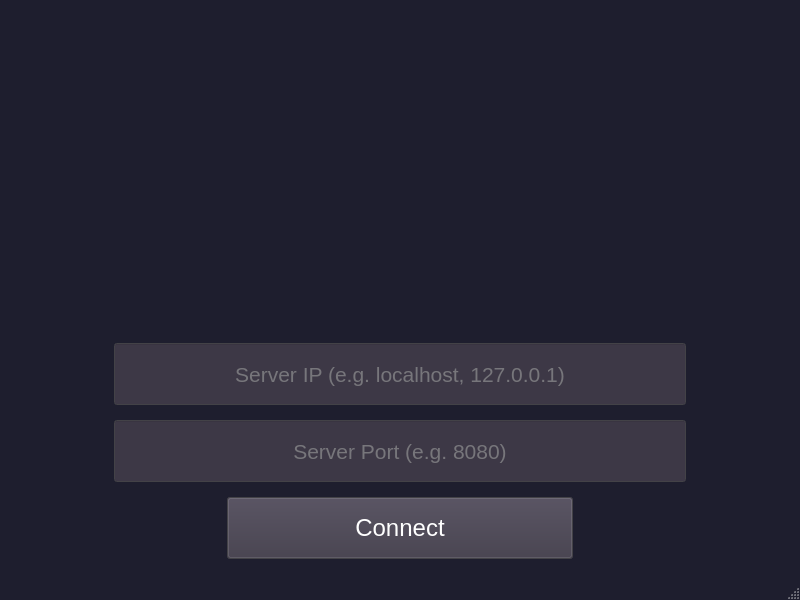
<?xml version="1.0" encoding="UTF-8"?>
<ui version="4.0">
 <class>PreLobbyMainWindow</class>
 <widget class="QMainWindow" name="PreLobbyMainWindow">
  <property name="geometry">
   <rect>
    <x>0</x>
    <y>0</y>
    <width>800</width>
    <height>600</height>
   </rect>
  </property>
  <property name="palette">
   <palette>
    <active>
     <colorrole role="WindowText">
      <brush brushstyle="SolidPattern">
       <color alpha="255">
        <red>255</red>
        <green>255</green>
        <blue>255</blue>
       </color>
      </brush>
     </colorrole>
     <colorrole role="Button">
      <brush brushstyle="SolidPattern">
       <color alpha="255">
        <red>30</red>
        <green>30</green>
        <blue>46</blue>
       </color>
      </brush>
     </colorrole>
     <colorrole role="Light">
      <brush brushstyle="SolidPattern">
       <color alpha="255">
        <red>45</red>
        <green>45</green>
        <blue>69</blue>
       </color>
      </brush>
     </colorrole>
     <colorrole role="Midlight">
      <brush brushstyle="SolidPattern">
       <color alpha="255">
        <red>37</red>
        <green>37</green>
        <blue>57</blue>
       </color>
      </brush>
     </colorrole>
     <colorrole role="Dark">
      <brush brushstyle="SolidPattern">
       <color alpha="255">
        <red>15</red>
        <green>15</green>
        <blue>23</blue>
       </color>
      </brush>
     </colorrole>
     <colorrole role="Mid">
      <brush brushstyle="SolidPattern">
       <color alpha="255">
        <red>20</red>
        <green>20</green>
        <blue>31</blue>
       </color>
      </brush>
     </colorrole>
     <colorrole role="Text">
      <brush brushstyle="SolidPattern">
       <color alpha="255">
        <red>255</red>
        <green>255</green>
        <blue>255</blue>
       </color>
      </brush>
     </colorrole>
     <colorrole role="BrightText">
      <brush brushstyle="SolidPattern">
       <color alpha="255">
        <red>255</red>
        <green>255</green>
        <blue>255</blue>
       </color>
      </brush>
     </colorrole>
     <colorrole role="ButtonText">
      <brush brushstyle="SolidPattern">
       <color alpha="255">
        <red>255</red>
        <green>255</green>
        <blue>255</blue>
       </color>
      </brush>
     </colorrole>
     <colorrole role="Base">
      <brush brushstyle="SolidPattern">
       <color alpha="255">
        <red>48</red>
        <green>47</green>
        <blue>65</blue>
       </color>
      </brush>
     </colorrole>
     <colorrole role="Window">
      <brush brushstyle="SolidPattern">
       <color alpha="255">
        <red>30</red>
        <green>30</green>
        <blue>46</blue>
       </color>
      </brush>
     </colorrole>
     <colorrole role="Shadow">
      <brush brushstyle="SolidPattern">
       <color alpha="255">
        <red>0</red>
        <green>0</green>
        <blue>0</blue>
       </color>
      </brush>
     </colorrole>
     <colorrole role="Highlight">
      <brush brushstyle="SolidPattern">
       <color alpha="255">
        <red>112</red>
        <green>101</green>
        <blue>174</blue>
       </color>
      </brush>
     </colorrole>
     <colorrole role="AlternateBase">
      <brush brushstyle="SolidPattern">
       <color alpha="255">
        <red>30</red>
        <green>30</green>
        <blue>46</blue>
       </color>
      </brush>
     </colorrole>
     <colorrole role="ToolTipBase">
      <brush brushstyle="SolidPattern">
       <color alpha="255">
        <red>0</red>
        <green>0</green>
        <blue>0</blue>
       </color>
      </brush>
     </colorrole>
     <colorrole role="ToolTipText">
      <brush brushstyle="SolidPattern">
       <color alpha="255">
        <red>0</red>
        <green>0</green>
        <blue>0</blue>
       </color>
      </brush>
     </colorrole>
     <colorrole role="PlaceholderText">
      <brush brushstyle="SolidPattern">
       <color alpha="127">
        <red>255</red>
        <green>255</green>
        <blue>255</blue>
       </color>
      </brush>
     </colorrole>
    </active>
    <inactive>
     <colorrole role="WindowText">
      <brush brushstyle="SolidPattern">
       <color alpha="255">
        <red>255</red>
        <green>255</green>
        <blue>255</blue>
       </color>
      </brush>
     </colorrole>
     <colorrole role="Button">
      <brush brushstyle="SolidPattern">
       <color alpha="255">
        <red>30</red>
        <green>30</green>
        <blue>46</blue>
       </color>
      </brush>
     </colorrole>
     <colorrole role="Light">
      <brush brushstyle="SolidPattern">
       <color alpha="255">
        <red>45</red>
        <green>45</green>
        <blue>69</blue>
       </color>
      </brush>
     </colorrole>
     <colorrole role="Midlight">
      <brush brushstyle="SolidPattern">
       <color alpha="255">
        <red>37</red>
        <green>37</green>
        <blue>57</blue>
       </color>
      </brush>
     </colorrole>
     <colorrole role="Dark">
      <brush brushstyle="SolidPattern">
       <color alpha="255">
        <red>15</red>
        <green>15</green>
        <blue>23</blue>
       </color>
      </brush>
     </colorrole>
     <colorrole role="Mid">
      <brush brushstyle="SolidPattern">
       <color alpha="255">
        <red>20</red>
        <green>20</green>
        <blue>31</blue>
       </color>
      </brush>
     </colorrole>
     <colorrole role="Text">
      <brush brushstyle="SolidPattern">
       <color alpha="255">
        <red>255</red>
        <green>255</green>
        <blue>255</blue>
       </color>
      </brush>
     </colorrole>
     <colorrole role="BrightText">
      <brush brushstyle="SolidPattern">
       <color alpha="255">
        <red>255</red>
        <green>255</green>
        <blue>255</blue>
       </color>
      </brush>
     </colorrole>
     <colorrole role="ButtonText">
      <brush brushstyle="SolidPattern">
       <color alpha="255">
        <red>255</red>
        <green>255</green>
        <blue>255</blue>
       </color>
      </brush>
     </colorrole>
     <colorrole role="Base">
      <brush brushstyle="SolidPattern">
       <color alpha="255">
        <red>48</red>
        <green>47</green>
        <blue>65</blue>
       </color>
      </brush>
     </colorrole>
     <colorrole role="Window">
      <brush brushstyle="SolidPattern">
       <color alpha="255">
        <red>30</red>
        <green>30</green>
        <blue>46</blue>
       </color>
      </brush>
     </colorrole>
     <colorrole role="Shadow">
      <brush brushstyle="SolidPattern">
       <color alpha="255">
        <red>0</red>
        <green>0</green>
        <blue>0</blue>
       </color>
      </brush>
     </colorrole>
     <colorrole role="Highlight">
      <brush brushstyle="SolidPattern">
       <color alpha="255">
        <red>112</red>
        <green>101</green>
        <blue>174</blue>
       </color>
      </brush>
     </colorrole>
     <colorrole role="AlternateBase">
      <brush brushstyle="SolidPattern">
       <color alpha="255">
        <red>30</red>
        <green>30</green>
        <blue>46</blue>
       </color>
      </brush>
     </colorrole>
     <colorrole role="ToolTipBase">
      <brush brushstyle="SolidPattern">
       <color alpha="255">
        <red>0</red>
        <green>0</green>
        <blue>0</blue>
       </color>
      </brush>
     </colorrole>
     <colorrole role="ToolTipText">
      <brush brushstyle="SolidPattern">
       <color alpha="255">
        <red>0</red>
        <green>0</green>
        <blue>0</blue>
       </color>
      </brush>
     </colorrole>
     <colorrole role="PlaceholderText">
      <brush brushstyle="SolidPattern">
       <color alpha="127">
        <red>255</red>
        <green>255</green>
        <blue>255</blue>
       </color>
      </brush>
     </colorrole>
    </inactive>
    <disabled>
     <colorrole role="WindowText">
      <brush brushstyle="SolidPattern">
       <color alpha="255">
        <red>119</red>
        <green>118</green>
        <blue>123</blue>
       </color>
      </brush>
     </colorrole>
     <colorrole role="Button">
      <brush brushstyle="SolidPattern">
       <color alpha="255">
        <red>30</red>
        <green>30</green>
        <blue>46</blue>
       </color>
      </brush>
     </colorrole>
     <colorrole role="Light">
      <brush brushstyle="SolidPattern">
       <color alpha="255">
        <red>45</red>
        <green>45</green>
        <blue>69</blue>
       </color>
      </brush>
     </colorrole>
     <colorrole role="Midlight">
      <brush brushstyle="SolidPattern">
       <color alpha="255">
        <red>37</red>
        <green>37</green>
        <blue>57</blue>
       </color>
      </brush>
     </colorrole>
     <colorrole role="Dark">
      <brush brushstyle="SolidPattern">
       <color alpha="255">
        <red>15</red>
        <green>15</green>
        <blue>23</blue>
       </color>
      </brush>
     </colorrole>
     <colorrole role="Mid">
      <brush brushstyle="SolidPattern">
       <color alpha="255">
        <red>20</red>
        <green>20</green>
        <blue>31</blue>
       </color>
      </brush>
     </colorrole>
     <colorrole role="Text">
      <brush brushstyle="SolidPattern">
       <color alpha="255">
        <red>119</red>
        <green>118</green>
        <blue>123</blue>
       </color>
      </brush>
     </colorrole>
     <colorrole role="BrightText">
      <brush brushstyle="SolidPattern">
       <color alpha="255">
        <red>119</red>
        <green>118</green>
        <blue>123</blue>
       </color>
      </brush>
     </colorrole>
     <colorrole role="ButtonText">
      <brush brushstyle="SolidPattern">
       <color alpha="255">
        <red>119</red>
        <green>118</green>
        <blue>123</blue>
       </color>
      </brush>
     </colorrole>
     <colorrole role="Base">
      <brush brushstyle="SolidPattern">
       <color alpha="255">
        <red>48</red>
        <green>47</green>
        <blue>65</blue>
       </color>
      </brush>
     </colorrole>
     <colorrole role="Window">
      <brush brushstyle="SolidPattern">
       <color alpha="255">
        <red>30</red>
        <green>30</green>
        <blue>46</blue>
       </color>
      </brush>
     </colorrole>
     <colorrole role="Shadow">
      <brush brushstyle="SolidPattern">
       <color alpha="255">
        <red>0</red>
        <green>0</green>
        <blue>0</blue>
       </color>
      </brush>
     </colorrole>
     <colorrole role="Highlight">
      <brush brushstyle="SolidPattern">
       <color alpha="255">
        <red>78</red>
        <green>70</green>
        <blue>121</blue>
       </color>
      </brush>
     </colorrole>
     <colorrole role="HighlightedText">
      <brush brushstyle="SolidPattern">
       <color alpha="255">
        <red>119</red>
        <green>118</green>
        <blue>123</blue>
       </color>
      </brush>
     </colorrole>
     <colorrole role="AlternateBase">
      <brush brushstyle="SolidPattern">
       <color alpha="255">
        <red>30</red>
        <green>30</green>
        <blue>46</blue>
       </color>
      </brush>
     </colorrole>
     <colorrole role="ToolTipBase">
      <brush brushstyle="SolidPattern">
       <color alpha="255">
        <red>0</red>
        <green>0</green>
        <blue>0</blue>
       </color>
      </brush>
     </colorrole>
     <colorrole role="ToolTipText">
      <brush brushstyle="SolidPattern">
       <color alpha="255">
        <red>0</red>
        <green>0</green>
        <blue>0</blue>
       </color>
      </brush>
     </colorrole>
     <colorrole role="PlaceholderText">
      <brush brushstyle="SolidPattern">
       <color alpha="127">
        <red>15</red>
        <green>15</green>
        <blue>23</blue>
       </color>
      </brush>
     </colorrole>
    </disabled>
   </palette>
  </property>
  <property name="windowTitle">
   <string>Connect to server</string>
  </property>
  <widget class="QWidget" name="centralwidget">
   <property name="palette">
    <palette>
     <active>
      <colorrole role="Button">
       <brush brushstyle="SolidPattern">
        <color alpha="255">
         <red>61</red>
         <green>56</green>
         <blue>70</blue>
        </color>
       </brush>
      </colorrole>
      <colorrole role="Text">
       <brush brushstyle="SolidPattern">
        <color alpha="255">
         <red>255</red>
         <green>255</green>
         <blue>255</blue>
        </color>
       </brush>
      </colorrole>
      <colorrole role="BrightText">
       <brush brushstyle="SolidPattern">
        <color alpha="255">
         <red>255</red>
         <green>255</green>
         <blue>255</blue>
        </color>
       </brush>
      </colorrole>
      <colorrole role="ButtonText">
       <brush brushstyle="SolidPattern">
        <color alpha="255">
         <red>255</red>
         <green>255</green>
         <blue>255</blue>
        </color>
       </brush>
      </colorrole>
      <colorrole role="Base">
       <brush brushstyle="SolidPattern">
        <color alpha="255">
         <red>61</red>
         <green>56</green>
         <blue>70</blue>
        </color>
       </brush>
      </colorrole>
      <colorrole role="Window">
       <brush brushstyle="SolidPattern">
        <color alpha="255">
         <red>94</red>
         <green>92</green>
         <blue>100</blue>
        </color>
       </brush>
      </colorrole>
      <colorrole role="Highlight">
       <brush brushstyle="SolidPattern">
        <color alpha="255">
         <red>79</red>
         <green>50</green>
         <blue>159</blue>
        </color>
       </brush>
      </colorrole>
      <colorrole role="Link">
       <brush brushstyle="SolidPattern">
        <color alpha="255">
         <red>48</red>
         <green>47</green>
         <blue>65</blue>
        </color>
       </brush>
      </colorrole>
      <colorrole role="AlternateBase">
       <brush brushstyle="SolidPattern">
        <color alpha="255">
         <red>94</red>
         <green>92</green>
         <blue>100</blue>
        </color>
       </brush>
      </colorrole>
      <colorrole role="ToolTipText">
       <brush brushstyle="SolidPattern">
        <color alpha="255">
         <red>255</red>
         <green>255</green>
         <blue>255</blue>
        </color>
       </brush>
      </colorrole>
      <colorrole role="PlaceholderText">
       <brush brushstyle="SolidPattern">
        <color alpha="255">
         <red>119</red>
         <green>118</green>
         <blue>123</blue>
        </color>
       </brush>
      </colorrole>
     </active>
     <inactive>
      <colorrole role="Button">
       <brush brushstyle="SolidPattern">
        <color alpha="255">
         <red>61</red>
         <green>56</green>
         <blue>70</blue>
        </color>
       </brush>
      </colorrole>
      <colorrole role="Text">
       <brush brushstyle="SolidPattern">
        <color alpha="255">
         <red>255</red>
         <green>255</green>
         <blue>255</blue>
        </color>
       </brush>
      </colorrole>
      <colorrole role="BrightText">
       <brush brushstyle="SolidPattern">
        <color alpha="255">
         <red>255</red>
         <green>255</green>
         <blue>255</blue>
        </color>
       </brush>
      </colorrole>
      <colorrole role="ButtonText">
       <brush brushstyle="SolidPattern">
        <color alpha="255">
         <red>255</red>
         <green>255</green>
         <blue>255</blue>
        </color>
       </brush>
      </colorrole>
      <colorrole role="Base">
       <brush brushstyle="SolidPattern">
        <color alpha="255">
         <red>61</red>
         <green>56</green>
         <blue>70</blue>
        </color>
       </brush>
      </colorrole>
      <colorrole role="Window">
       <brush brushstyle="SolidPattern">
        <color alpha="255">
         <red>94</red>
         <green>92</green>
         <blue>100</blue>
        </color>
       </brush>
      </colorrole>
      <colorrole role="Highlight">
       <brush brushstyle="SolidPattern">
        <color alpha="255">
         <red>79</red>
         <green>50</green>
         <blue>159</blue>
        </color>
       </brush>
      </colorrole>
      <colorrole role="Link">
       <brush brushstyle="SolidPattern">
        <color alpha="255">
         <red>48</red>
         <green>47</green>
         <blue>65</blue>
        </color>
       </brush>
      </colorrole>
      <colorrole role="AlternateBase">
       <brush brushstyle="SolidPattern">
        <color alpha="255">
         <red>94</red>
         <green>92</green>
         <blue>100</blue>
        </color>
       </brush>
      </colorrole>
      <colorrole role="ToolTipText">
       <brush brushstyle="SolidPattern">
        <color alpha="255">
         <red>255</red>
         <green>255</green>
         <blue>255</blue>
        </color>
       </brush>
      </colorrole>
      <colorrole role="PlaceholderText">
       <brush brushstyle="SolidPattern">
        <color alpha="255">
         <red>119</red>
         <green>118</green>
         <blue>123</blue>
        </color>
       </brush>
      </colorrole>
     </inactive>
     <disabled>
      <colorrole role="Button">
       <brush brushstyle="SolidPattern">
        <color alpha="255">
         <red>61</red>
         <green>56</green>
         <blue>70</blue>
        </color>
       </brush>
      </colorrole>
      <colorrole role="BrightText">
       <brush brushstyle="SolidPattern">
        <color alpha="255">
         <red>255</red>
         <green>255</green>
         <blue>255</blue>
        </color>
       </brush>
      </colorrole>
      <colorrole role="Base">
       <brush brushstyle="SolidPattern">
        <color alpha="255">
         <red>94</red>
         <green>92</green>
         <blue>100</blue>
        </color>
       </brush>
      </colorrole>
      <colorrole role="Window">
       <brush brushstyle="SolidPattern">
        <color alpha="255">
         <red>94</red>
         <green>92</green>
         <blue>100</blue>
        </color>
       </brush>
      </colorrole>
      <colorrole role="Link">
       <brush brushstyle="SolidPattern">
        <color alpha="255">
         <red>48</red>
         <green>47</green>
         <blue>65</blue>
        </color>
       </brush>
      </colorrole>
      <colorrole role="AlternateBase">
       <brush brushstyle="SolidPattern">
        <color alpha="255">
         <red>94</red>
         <green>92</green>
         <blue>100</blue>
        </color>
       </brush>
      </colorrole>
      <colorrole role="ToolTipText">
       <brush brushstyle="SolidPattern">
        <color alpha="255">
         <red>255</red>
         <green>255</green>
         <blue>255</blue>
        </color>
       </brush>
      </colorrole>
      <colorrole role="PlaceholderText">
       <brush brushstyle="SolidPattern">
        <color alpha="255">
         <red>119</red>
         <green>118</green>
         <blue>123</blue>
        </color>
       </brush>
      </colorrole>
     </disabled>
    </palette>
   </property>
   <layout class="QHBoxLayout" name="horizontalLayout">
    <item>
     <layout class="QVBoxLayout" name="verticalLayout" stretch="50,10,10,10">
      <property name="spacing">
       <number>15</number>
      </property>
      <property name="sizeConstraint">
       <enum>QLayout::SizeConstraint::SetMaximumSize</enum>
      </property>
      <property name="leftMargin">
       <number>10</number>
      </property>
      <property name="topMargin">
       <number>10</number>
      </property>
      <property name="rightMargin">
       <number>10</number>
      </property>
      <property name="bottomMargin">
       <number>10</number>
      </property>
      <item>
       <widget class="QLabel" name="logo">
        <property name="text">
         <string/>
        </property>
        <property name="alignment">
         <set>Qt::AlignmentFlag::AlignCenter</set>
        </property>
       </widget>
      </item>
      <item>
       <layout class="QHBoxLayout" name="horizontalLayout_3" stretch="10,60,10">
        <item>
         <spacer name="horizontalSpacer">
          <property name="orientation">
           <enum>Qt::Orientation::Horizontal</enum>
          </property>
          <property name="sizeHint" stdset="0">
           <size>
            <width>40</width>
            <height>20</height>
           </size>
          </property>
         </spacer>
        </item>
        <item>
         <widget class="QLineEdit" name="hostname_line">
          <property name="sizePolicy">
           <sizepolicy hsizetype="Expanding" vsizetype="Preferred">
            <horstretch>0</horstretch>
            <verstretch>0</verstretch>
           </sizepolicy>
          </property>
          <property name="font">
           <font>
            <pointsize>16</pointsize>
           </font>
          </property>
          <property name="focusPolicy">
           <enum>Qt::FocusPolicy::StrongFocus</enum>
          </property>
          <property name="layoutDirection">
           <enum>Qt::LayoutDirection::LeftToRight</enum>
          </property>
          <property name="alignment">
           <set>Qt::AlignmentFlag::AlignCenter</set>
          </property>
          <property name="placeholderText">
           <string>Server IP (e.g. localhost, 127.0.0.1)</string>
          </property>
         </widget>
        </item>
        <item>
         <spacer name="horizontalSpacer_2">
          <property name="orientation">
           <enum>Qt::Orientation::Horizontal</enum>
          </property>
          <property name="sizeHint" stdset="0">
           <size>
            <width>40</width>
            <height>20</height>
           </size>
          </property>
         </spacer>
        </item>
       </layout>
      </item>
      <item>
       <layout class="QHBoxLayout" name="horizontalLayout_4" stretch="10,60,10">
        <item>
         <spacer name="horizontalSpacer_3">
          <property name="orientation">
           <enum>Qt::Orientation::Horizontal</enum>
          </property>
          <property name="sizeHint" stdset="0">
           <size>
            <width>40</width>
            <height>20</height>
           </size>
          </property>
         </spacer>
        </item>
        <item>
         <widget class="QLineEdit" name="servname_line">
          <property name="sizePolicy">
           <sizepolicy hsizetype="Expanding" vsizetype="Preferred">
            <horstretch>0</horstretch>
            <verstretch>0</verstretch>
           </sizepolicy>
          </property>
          <property name="font">
           <font>
            <pointsize>16</pointsize>
           </font>
          </property>
          <property name="focusPolicy">
           <enum>Qt::FocusPolicy::StrongFocus</enum>
          </property>
          <property name="alignment">
           <set>Qt::AlignmentFlag::AlignCenter</set>
          </property>
          <property name="placeholderText">
           <string>Server Port (e.g. 8080)</string>
          </property>
         </widget>
        </item>
        <item>
         <spacer name="horizontalSpacer_4">
          <property name="orientation">
           <enum>Qt::Orientation::Horizontal</enum>
          </property>
          <property name="sizeHint" stdset="0">
           <size>
            <width>40</width>
            <height>20</height>
           </size>
          </property>
         </spacer>
        </item>
       </layout>
      </item>
      <item>
       <layout class="QHBoxLayout" name="horizontalLayout_5" stretch="30,50,30">
        <item>
         <spacer name="horizontalSpacer_5">
          <property name="orientation">
           <enum>Qt::Orientation::Horizontal</enum>
          </property>
          <property name="sizeHint" stdset="0">
           <size>
            <width>40</width>
            <height>20</height>
           </size>
          </property>
         </spacer>
        </item>
        <item>
         <widget class="QPushButton" name="connect_to_server_button">
          <property name="sizePolicy">
           <sizepolicy hsizetype="Minimum" vsizetype="Preferred">
            <horstretch>0</horstretch>
            <verstretch>0</verstretch>
           </sizepolicy>
          </property>
          <property name="font">
           <font>
            <pointsize>18</pointsize>
            <bold>false</bold>
           </font>
          </property>
          <property name="focusPolicy">
           <enum>Qt::FocusPolicy::StrongFocus</enum>
          </property>
          <property name="text">
           <string>Connect</string>
          </property>
         </widget>
        </item>
        <item>
         <spacer name="horizontalSpacer_6">
          <property name="orientation">
           <enum>Qt::Orientation::Horizontal</enum>
          </property>
          <property name="sizeHint" stdset="0">
           <size>
            <width>40</width>
            <height>20</height>
           </size>
          </property>
         </spacer>
        </item>
       </layout>
      </item>
     </layout>
    </item>
   </layout>
  </widget>
  <widget class="QMenuBar" name="menubar">
   <property name="geometry">
    <rect>
     <x>0</x>
     <y>0</y>
     <width>800</width>
     <height>23</height>
    </rect>
   </property>
  </widget>
  <widget class="QStatusBar" name="statusbar"/>
 </widget>
 <resources/>
 <connections/>
</ui>
